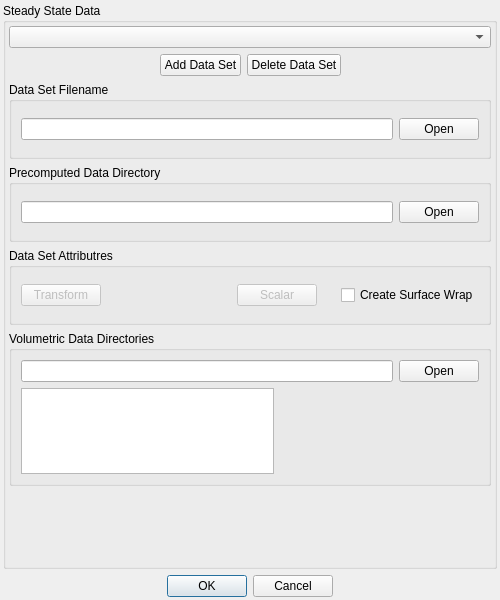
<?xml version="1.0" encoding="UTF-8"?>
<ui version="4.0">
 <class>dataSetLoader</class>
 <widget class="QDialog" name="dataSetLoader">
  <property name="geometry">
   <rect>
    <x>0</x>
    <y>0</y>
    <width>500</width>
    <height>600</height>
   </rect>
  </property>
  <property name="windowTitle">
   <string>Data Set Loader</string>
  </property>
  <property name="windowIcon">
   <iconset>
    <normaloff>../icons/ve_icon16x16.xpm</normaloff>../icons/ve_icon16x16.xpm</iconset>
  </property>
  <layout class="QGridLayout" name="gridLayout" rowstretch="15,1">
   <property name="margin">
    <number>3</number>
   </property>
   <item row="1" column="0">
    <layout class="QHBoxLayout" name="horizontalLayout">
     <item>
      <spacer name="horizontalSpacer">
       <property name="orientation">
        <enum>Qt::Horizontal</enum>
       </property>
       <property name="sizeHint" stdset="0">
        <size>
         <width>108</width>
         <height>20</height>
        </size>
       </property>
      </spacer>
     </item>
     <item>
      <widget class="QPushButton" name="okButton">
       <property name="text">
        <string>OK</string>
       </property>
      </widget>
     </item>
     <item>
      <widget class="QPushButton" name="cancelButton">
       <property name="text">
        <string>Cancel</string>
       </property>
      </widget>
     </item>
     <item>
      <spacer name="horizontalSpacer_2">
       <property name="orientation">
        <enum>Qt::Horizontal</enum>
       </property>
       <property name="sizeHint" stdset="0">
        <size>
         <width>128</width>
         <height>20</height>
        </size>
       </property>
      </spacer>
     </item>
    </layout>
   </item>
   <item row="0" column="0">
    <widget class="QGroupBox" name="groupBox">
     <property name="title">
      <string>Steady State Data</string>
     </property>
     <layout class="QGridLayout" name="gridLayout_3" rowstretch="1,1,1,1,1,2,1">
      <property name="margin">
       <number>3</number>
      </property>
      <item row="0" column="0">
       <widget class="QComboBox" name="dataSetList"/>
      </item>
      <item row="1" column="0">
       <layout class="QHBoxLayout" name="horizontalLayout_2">
        <item>
         <spacer name="horizontalSpacer_3">
          <property name="orientation">
           <enum>Qt::Horizontal</enum>
          </property>
          <property name="sizeHint" stdset="0">
           <size>
            <width>40</width>
            <height>20</height>
           </size>
          </property>
         </spacer>
        </item>
        <item>
         <widget class="QPushButton" name="addDataSet">
          <property name="text">
           <string>Add Data Set</string>
          </property>
         </widget>
        </item>
        <item>
         <widget class="QPushButton" name="deleteDataSet">
          <property name="text">
           <string>Delete Data Set</string>
          </property>
         </widget>
        </item>
        <item>
         <spacer name="horizontalSpacer_4">
          <property name="orientation">
           <enum>Qt::Horizontal</enum>
          </property>
          <property name="sizeHint" stdset="0">
           <size>
            <width>40</width>
            <height>20</height>
           </size>
          </property>
         </spacer>
        </item>
       </layout>
      </item>
      <item row="2" column="0">
       <widget class="QGroupBox" name="dataSetFilenameBox">
        <property name="title">
         <string>Data Set Filename</string>
        </property>
        <layout class="QHBoxLayout" name="horizontalLayout_3">
         <item>
          <widget class="QLineEdit" name="dataSetFilename"/>
         </item>
         <item>
          <widget class="QPushButton" name="dataSetFilenameOpen">
           <property name="text">
            <string>Open</string>
           </property>
          </widget>
         </item>
        </layout>
       </widget>
      </item>
      <item row="3" column="0">
       <widget class="QGroupBox" name="precomputedDataBox">
        <property name="title">
         <string>Precomputed Data Directory</string>
        </property>
        <layout class="QHBoxLayout" name="horizontalLayout_4">
         <item>
          <widget class="QLineEdit" name="precomputedDataDirectory"/>
         </item>
         <item>
          <widget class="QPushButton" name="precomputedDataOpen">
           <property name="text">
            <string>Open</string>
           </property>
          </widget>
         </item>
        </layout>
       </widget>
      </item>
      <item row="4" column="0">
       <widget class="QGroupBox" name="groupBox_2">
        <property name="title">
         <string>Data Set Attributres</string>
        </property>
        <layout class="QHBoxLayout" name="horizontalLayout_5" stretch="0,1,0,0,0">
         <item>
          <widget class="QPushButton" name="dataSetTransform">
           <property name="enabled">
            <bool>false</bool>
           </property>
           <property name="text">
            <string>Transform</string>
           </property>
          </widget>
         </item>
         <item>
          <spacer name="horizontalSpacer_5">
           <property name="orientation">
            <enum>Qt::Horizontal</enum>
           </property>
           <property name="sizeHint" stdset="0">
            <size>
             <width>143</width>
             <height>20</height>
            </size>
           </property>
          </spacer>
         </item>
         <item>
          <widget class="QPushButton" name="dataSetScalar">
           <property name="enabled">
            <bool>false</bool>
           </property>
           <property name="text">
            <string>Scalar</string>
           </property>
           <property name="checkable">
            <bool>false</bool>
           </property>
          </widget>
         </item>
         <item>
          <spacer name="horizontalSpacer_6">
           <property name="orientation">
            <enum>Qt::Horizontal</enum>
           </property>
           <property name="sizeHint" stdset="0">
            <size>
             <width>18</width>
             <height>20</height>
            </size>
           </property>
          </spacer>
         </item>
         <item>
          <widget class="QCheckBox" name="createSurfaceWrap">
           <property name="text">
            <string>Create Surface Wrap</string>
           </property>
          </widget>
         </item>
        </layout>
       </widget>
      </item>
      <item row="5" column="0">
       <widget class="QGroupBox" name="groupBox_3">
        <property name="title">
         <string>Volumetric Data Directories</string>
        </property>
        <layout class="QGridLayout" name="gridLayout_2">
         <item row="0" column="0" colspan="2">
          <layout class="QHBoxLayout" name="horizontalLayout_6">
           <item>
            <widget class="QLineEdit" name="volumetricDataDirectory"/>
           </item>
           <item>
            <widget class="QPushButton" name="volumetricDataOpen">
             <property name="text">
              <string>Open</string>
             </property>
            </widget>
           </item>
          </layout>
         </item>
         <item row="1" column="0">
          <widget class="QListWidget" name="volumetricDataList"/>
         </item>
         <item row="1" column="1">
          <spacer name="horizontalSpacer_7">
           <property name="orientation">
            <enum>Qt::Horizontal</enum>
           </property>
           <property name="sizeHint" stdset="0">
            <size>
             <width>201</width>
             <height>20</height>
            </size>
           </property>
          </spacer>
         </item>
        </layout>
       </widget>
      </item>
      <item row="6" column="0">
       <spacer name="verticalSpacer">
        <property name="orientation">
         <enum>Qt::Vertical</enum>
        </property>
        <property name="sizeHint" stdset="0">
         <size>
          <width>20</width>
          <height>65</height>
         </size>
        </property>
       </spacer>
      </item>
     </layout>
    </widget>
   </item>
  </layout>
 </widget>
 <tabstops>
  <tabstop>dataSetList</tabstop>
  <tabstop>addDataSet</tabstop>
  <tabstop>deleteDataSet</tabstop>
  <tabstop>dataSetFilename</tabstop>
  <tabstop>dataSetFilenameOpen</tabstop>
  <tabstop>precomputedDataDirectory</tabstop>
  <tabstop>precomputedDataOpen</tabstop>
  <tabstop>dataSetTransform</tabstop>
  <tabstop>dataSetScalar</tabstop>
  <tabstop>createSurfaceWrap</tabstop>
  <tabstop>volumetricDataDirectory</tabstop>
  <tabstop>volumetricDataOpen</tabstop>
  <tabstop>volumetricDataList</tabstop>
  <tabstop>okButton</tabstop>
  <tabstop>cancelButton</tabstop>
 </tabstops>
 <resources/>
 <connections>
  <connection>
   <sender>okButton</sender>
   <signal>clicked(bool)</signal>
   <receiver>dataSetLoader</receiver>
   <slot>close()</slot>
   <hints>
    <hint type="sourcelabel">
     <x>205</x>
     <y>579</y>
    </hint>
    <hint type="destinationlabel">
     <x>214</x>
     <y>597</y>
    </hint>
   </hints>
  </connection>
  <connection>
   <sender>cancelButton</sender>
   <signal>clicked(bool)</signal>
   <receiver>dataSetLoader</receiver>
   <slot>close()</slot>
   <hints>
    <hint type="sourcelabel">
     <x>283</x>
     <y>583</y>
    </hint>
    <hint type="destinationlabel">
     <x>306</x>
     <y>595</y>
    </hint>
   </hints>
  </connection>
 </connections>
</ui>
